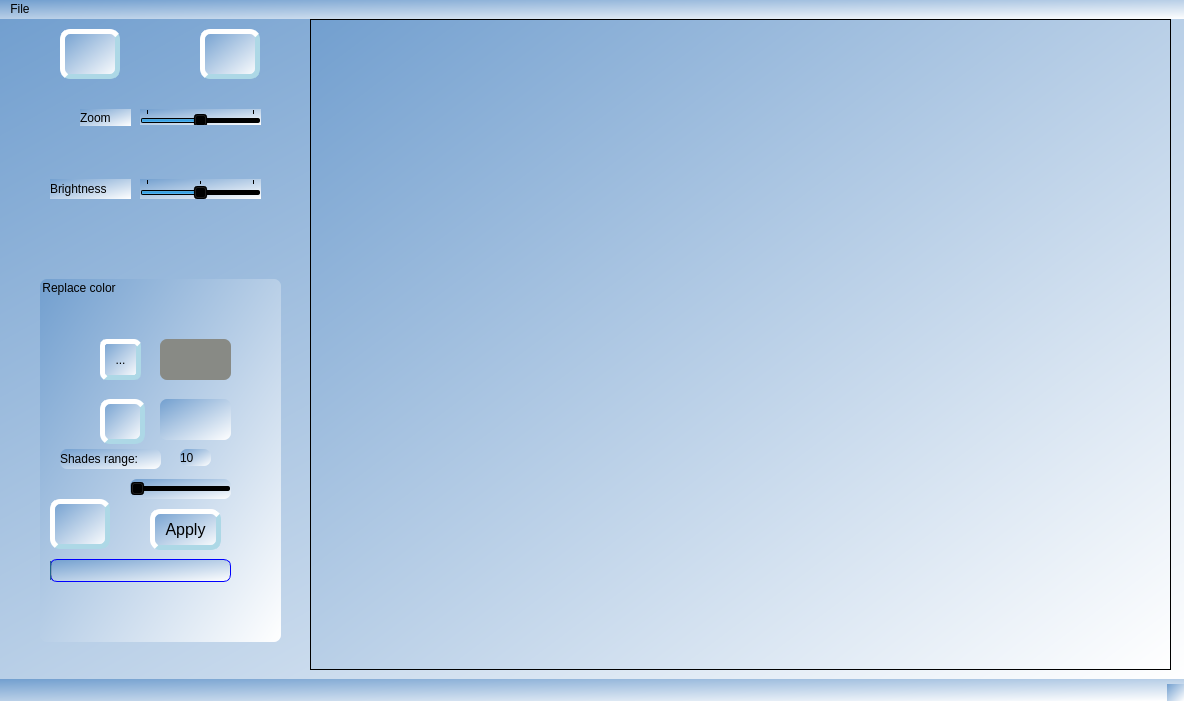
<?xml version="1.0" encoding="UTF-8"?>
<ui version="4.0">
 <class>MainWindow</class>
 <widget class="QMainWindow" name="MainWindow">
  <property name="geometry">
   <rect>
    <x>0</x>
    <y>0</y>
    <width>1184</width>
    <height>701</height>
   </rect>
  </property>
  <property name="mouseTracking">
   <bool>true</bool>
  </property>
  <property name="tabletTracking">
   <bool>false</bool>
  </property>
  <property name="windowTitle">
   <string>MainWindow</string>
  </property>
  <property name="autoFillBackground">
   <bool>false</bool>
  </property>
  <property name="styleSheet">
   <string notr="true">background-color: qlineargradient(spread:pad, x1:0, y1:0, x2:1, y2:1, stop:0 rgba(114, 159, 207, 255), stop:1 rgba(255, 255, 255, 255));</string>
  </property>
  <widget class="QWidget" name="centralwidget">
   <widget class="QGraphicsView" name="graphicsView">
    <property name="geometry">
     <rect>
      <x>310</x>
      <y>0</y>
      <width>861</width>
      <height>651</height>
     </rect>
    </property>
    <property name="mouseTracking">
     <bool>false</bool>
    </property>
    <property name="autoFillBackground">
     <bool>true</bool>
    </property>
    <property name="sizeAdjustPolicy">
     <enum>QAbstractScrollArea::AdjustToContents</enum>
    </property>
    <property name="resizeAnchor">
     <enum>QGraphicsView::AnchorUnderMouse</enum>
    </property>
    <property name="viewportUpdateMode">
     <enum>QGraphicsView::SmartViewportUpdate</enum>
    </property>
   </widget>
   <widget class="QPushButton" name="pushButton">
    <property name="geometry">
     <rect>
      <x>200</x>
      <y>10</y>
      <width>60</width>
      <height>50</height>
     </rect>
    </property>
    <property name="focusPolicy">
     <enum>Qt::StrongFocus</enum>
    </property>
    <property name="acceptDrops">
     <bool>false</bool>
    </property>
    <property name="toolTip">
     <string>Open image</string>
    </property>
    <property name="autoFillBackground">
     <bool>false</bool>
    </property>
    <property name="styleSheet">
     <string notr="true">#pushButton{
	background-image: url(:/res/Icons/open.png);
background-position:center;
 background-repeat:norepeat;
border: 5px solid lightblue;
border-radius: 10px;
border-style: outset;
font-size:16px;
}
#pushButton:pressed{
border-style:inset;
}</string>
    </property>
    <property name="inputMethodHints">
     <set>Qt::ImhNone</set>
    </property>
    <property name="text">
     <string/>
    </property>
    <property name="checkable">
     <bool>false</bool>
    </property>
    <property name="checked">
     <bool>false</bool>
    </property>
    <property name="autoDefault">
     <bool>false</bool>
    </property>
    <property name="default">
     <bool>false</bool>
    </property>
    <property name="flat">
     <bool>false</bool>
    </property>
   </widget>
   <widget class="QSlider" name="horizontalSlider">
    <property name="geometry">
     <rect>
      <x>140</x>
      <y>90</y>
      <width>121</width>
      <height>16</height>
     </rect>
    </property>
    <property name="font">
     <font>
      <pointsize>16</pointsize>
      <underline>false</underline>
      <strikeout>false</strikeout>
     </font>
    </property>
    <property name="tabletTracking">
     <bool>false</bool>
    </property>
    <property name="acceptDrops">
     <bool>false</bool>
    </property>
    <property name="statusTip">
     <string/>
    </property>
    <property name="autoFillBackground">
     <bool>false</bool>
    </property>
    <property name="styleSheet">
     <string notr="true"/>
    </property>
    <property name="inputMethodHints">
     <set>Qt::ImhNone</set>
    </property>
    <property name="minimum">
     <number>0</number>
    </property>
    <property name="maximum">
     <number>10</number>
    </property>
    <property name="singleStep">
     <number>1</number>
    </property>
    <property name="pageStep">
     <number>1</number>
    </property>
    <property name="value">
     <number>5</number>
    </property>
    <property name="sliderPosition">
     <number>5</number>
    </property>
    <property name="tracking">
     <bool>true</bool>
    </property>
    <property name="orientation">
     <enum>Qt::Horizontal</enum>
    </property>
    <property name="invertedAppearance">
     <bool>false</bool>
    </property>
    <property name="invertedControls">
     <bool>false</bool>
    </property>
    <property name="tickPosition">
     <enum>QSlider::TicksAbove</enum>
    </property>
    <property name="tickInterval">
     <number>10</number>
    </property>
   </widget>
   <widget class="QLabel" name="label_2">
    <property name="geometry">
     <rect>
      <x>80</x>
      <y>90</y>
      <width>51</width>
      <height>17</height>
     </rect>
    </property>
    <property name="text">
     <string>Zoom</string>
    </property>
   </widget>
   <widget class="QGroupBox" name="groupBox">
    <property name="enabled">
     <bool>true</bool>
    </property>
    <property name="geometry">
     <rect>
      <x>40</x>
      <y>260</y>
      <width>241</width>
      <height>363</height>
     </rect>
    </property>
    <property name="autoFillBackground">
     <bool>false</bool>
    </property>
    <property name="styleSheet">
     <string notr="true">border-radius:7px;</string>
    </property>
    <property name="title">
     <string notr="true">Replace color</string>
    </property>
    <property name="flat">
     <bool>false</bool>
    </property>
    <widget class="QProgressBar" name="progressBar">
     <property name="geometry">
      <rect>
       <x>10</x>
       <y>280</y>
       <width>181</width>
       <height>23</height>
      </rect>
     </property>
     <property name="styleSheet">
      <string notr="true">border: 1px solid blue;</string>
     </property>
     <property name="minimum">
      <number>1</number>
     </property>
     <property name="value">
      <number>0</number>
     </property>
     <property name="textVisible">
      <bool>false</bool>
     </property>
     <property name="invertedAppearance">
      <bool>false</bool>
     </property>
    </widget>
    <widget class="QPushButton" name="pushButton_2">
     <property name="geometry">
      <rect>
       <x>60</x>
       <y>120</y>
       <width>45</width>
       <height>45</height>
      </rect>
     </property>
     <property name="font">
      <font>
       <kerning>false</kerning>
      </font>
     </property>
     <property name="autoFillBackground">
      <bool>false</bool>
     </property>
     <property name="styleSheet">
      <string notr="true">#pushButton_2{
background-image: url(:/res/Icons/ColorPicker.png);
 background-repeat:norepeat;
background-position:center;
border: 5px solid lightblue;
border-radius: 10px;
border-style: outset;
}
#pushButton_2:pressed{
border-style: inset;
}</string>
     </property>
     <property name="text">
      <string/>
     </property>
     <property name="iconSize">
      <size>
       <width>40</width>
       <height>40</height>
      </size>
     </property>
     <property name="autoExclusive">
      <bool>false</bool>
     </property>
    </widget>
    <widget class="QPushButton" name="ApplyButton">
     <property name="geometry">
      <rect>
       <x>110</x>
       <y>230</y>
       <width>71</width>
       <height>41</height>
      </rect>
     </property>
     <property name="styleSheet">
      <string notr="true">#ApplyButton{
border: 5px solid lightblue;
border-radius: 10px;
border-style: outset;
font-size:16px;
}
#ApplyButton:pressed{
border-style: inset;
}</string>
     </property>
     <property name="text">
      <string>Apply</string>
     </property>
    </widget>
    <widget class="QGraphicsView" name="selectedColor">
     <property name="geometry">
      <rect>
       <x>120</x>
       <y>60</y>
       <width>71</width>
       <height>41</height>
      </rect>
     </property>
     <property name="styleSheet">
      <string notr="true">background-color: rgb(136, 138, 133);</string>
     </property>
    </widget>
    <widget class="QLabel" name="label_4">
     <property name="geometry">
      <rect>
       <x>20</x>
       <y>170</y>
       <width>101</width>
       <height>20</height>
      </rect>
     </property>
     <property name="text">
      <string>Shades range:</string>
     </property>
    </widget>
    <widget class="QSlider" name="Slider_Shades">
     <property name="geometry">
      <rect>
       <x>90</x>
       <y>200</y>
       <width>101</width>
       <height>20</height>
      </rect>
     </property>
     <property name="minimum">
      <number>10</number>
     </property>
     <property name="maximum">
      <number>100</number>
     </property>
     <property name="singleStep">
      <number>10</number>
     </property>
     <property name="pageStep">
      <number>10</number>
     </property>
     <property name="tracking">
      <bool>true</bool>
     </property>
     <property name="orientation">
      <enum>Qt::Horizontal</enum>
     </property>
     <property name="invertedAppearance">
      <bool>false</bool>
     </property>
     <property name="invertedControls">
      <bool>false</bool>
     </property>
     <property name="tickPosition">
      <enum>QSlider::NoTicks</enum>
     </property>
     <property name="tickInterval">
      <number>10</number>
     </property>
    </widget>
    <widget class="QLabel" name="label_shadesRange">
     <property name="geometry">
      <rect>
       <x>140</x>
       <y>170</y>
       <width>31</width>
       <height>17</height>
      </rect>
     </property>
     <property name="text">
      <string>10</string>
     </property>
    </widget>
    <widget class="QPushButton" name="Button_undo">
     <property name="geometry">
      <rect>
       <x>10</x>
       <y>220</y>
       <width>60</width>
       <height>50</height>
      </rect>
     </property>
     <property name="toolTip">
      <string>Undo</string>
     </property>
     <property name="styleSheet">
      <string notr="true">#Button_undo{
background-image: url(:/res/Icons/undo.png);
background-position:center;
 background-repeat:norepeat;
border: 5px solid lightblue;
border-radius: 10px;
border-style: outset;
}
#Button_undo:pressed{
border-style: inset;
}</string>
     </property>
     <property name="text">
      <string/>
     </property>
    </widget>
    <widget class="QToolButton" name="toolButton_Pipette">
     <property name="geometry">
      <rect>
       <x>60</x>
       <y>60</y>
       <width>41</width>
       <height>41</height>
      </rect>
     </property>
     <property name="styleSheet">
      <string notr="true">#toolButton_Pipette{
border: 5px solid lightblue;
border-style:outset;
}

#toolButton_Pipette:checked{
border-style:inset;
	background-color: rgb(114, 159, 207);
}</string>
     </property>
     <property name="text">
      <string>...</string>
     </property>
     <property name="icon">
      <iconset resource="resource.qrc">
       <normaloff>:/res/Icons/pipette.png</normaloff>:/res/Icons/pipette.png</iconset>
     </property>
     <property name="iconSize">
      <size>
       <width>30</width>
       <height>30</height>
      </size>
     </property>
     <property name="checkable">
      <bool>true</bool>
     </property>
     <property name="checked">
      <bool>false</bool>
     </property>
    </widget>
    <widget class="QFrame" name="frame_ForReplace">
     <property name="geometry">
      <rect>
       <x>120</x>
       <y>120</y>
       <width>71</width>
       <height>41</height>
      </rect>
     </property>
     <property name="frameShape">
      <enum>QFrame::StyledPanel</enum>
     </property>
     <property name="frameShadow">
      <enum>QFrame::Raised</enum>
     </property>
    </widget>
   </widget>
   <widget class="QSlider" name="Slider_darker">
    <property name="geometry">
     <rect>
      <x>140</x>
      <y>160</y>
      <width>121</width>
      <height>20</height>
     </rect>
    </property>
    <property name="mouseTracking">
     <bool>true</bool>
    </property>
    <property name="minimum">
     <number>50</number>
    </property>
    <property name="maximum">
     <number>150</number>
    </property>
    <property name="singleStep">
     <number>10</number>
    </property>
    <property name="value">
     <number>100</number>
    </property>
    <property name="orientation">
     <enum>Qt::Horizontal</enum>
    </property>
    <property name="tickPosition">
     <enum>QSlider::TicksAbove</enum>
    </property>
    <property name="tickInterval">
     <number>50</number>
    </property>
   </widget>
   <widget class="QLabel" name="label_5">
    <property name="geometry">
     <rect>
      <x>50</x>
      <y>160</y>
      <width>81</width>
      <height>20</height>
     </rect>
    </property>
    <property name="text">
     <string>Brightness</string>
    </property>
   </widget>
   <widget class="QPushButton" name="Button_Save">
    <property name="geometry">
     <rect>
      <x>60</x>
      <y>10</y>
      <width>60</width>
      <height>50</height>
     </rect>
    </property>
    <property name="toolTip">
     <string>Save image</string>
    </property>
    <property name="autoFillBackground">
     <bool>false</bool>
    </property>
    <property name="styleSheet">
     <string notr="true">#Button_Save{
	background-image: url(:/res/Icons/save.png);
background-position:center;
 background-repeat:norepeat;
border: 5px solid lightblue;
border-radius: 10px;
border-style: outset;
font-size:16px;
}
#Button_Save:pressed{
border-style:inset;
}</string>
    </property>
    <property name="text">
     <string/>
    </property>
   </widget>
   <zorder>pushButton</zorder>
   <zorder>graphicsView</zorder>
   <zorder>horizontalSlider</zorder>
   <zorder>label_2</zorder>
   <zorder>groupBox</zorder>
   <zorder>Slider_darker</zorder>
   <zorder>label_5</zorder>
   <zorder>Button_Save</zorder>
  </widget>
  <widget class="QMenuBar" name="menubar">
   <property name="geometry">
    <rect>
     <x>0</x>
     <y>0</y>
     <width>1184</width>
     <height>22</height>
    </rect>
   </property>
   <widget class="QMenu" name="menuFile">
    <property name="title">
     <string>File</string>
    </property>
    <addaction name="actionDraw_image"/>
   </widget>
   <addaction name="menuFile"/>
  </widget>
  <widget class="QStatusBar" name="statusbar"/>
  <action name="actionDraw_image">
   <property name="text">
    <string>Draw image</string>
   </property>
  </action>
 </widget>
 <resources>
  <include location="resource.qrc"/>
 </resources>
 <connections/>
</ui>
